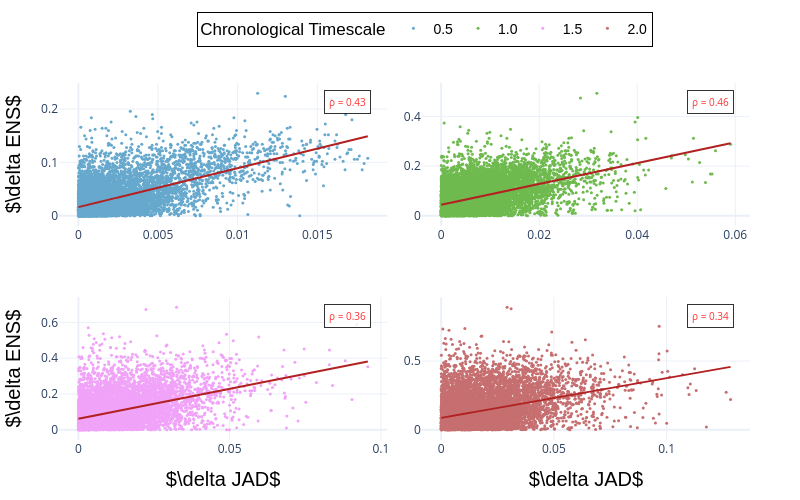

The cell this chart's notebook holds for it:
### Code cell
time_jsd_diff_fig_high_5000.update_layout(
    template="plotly_white",  # Set background to white
    showlegend=True,  # Hide the legend
    width=800,  # Adjust figure width
    height=500,  # Adjust figure height
    legend=dict(
        title="Chronological Timescale", yanchor="top", y=1.2, xanchor="left", x=0.2
    ),
)

# Update axis titles with enhanced fonts
time_jsd_diff_fig_high_5000.update_xaxes(
    title_text=r"$\delta JAD$",
    title_font=dict(size=20, family="Arial", color="black"),
    row=2,
)
time_jsd_diff_fig_high_5000.update_yaxes(
    title_text=r"$\delta ENS$",
    title_font=dict(size=20, family="Arial", color="black"),
    col=1,
)

time_jsd_diff_fig_high_5000.write_image("simulation_jsd_ens_diff_at_time_high_500.pdf")
time_jsd_diff_fig_high_5000.show()

### Figure 1 — Plotly figure (JSON) as saved in the notebook; plotly's stock layout.template omitted (floating-point values rounded to 4 significant figures; data arrays with more than 128 entries replaced by an {"elided": "..."} marker saying what was removed)
{"data": [{"marker": {"color": "#67a8cd", "line": {}, "opacity": 1, "size": 3}, "mode": "markers", "name": "0.5", "type": "scatter", "x": {"elided": "9197 float values"}, "xaxis": "x", "y": {"elided": "9197 float values"}, "yaxis": "y"}, {"line": {"color": "firebrick", "width": 2}, "marker": {"line": {}, "opacity": 1, "size": 3}, "mode": "lines", "showlegend": false, "type": "scatter", "x": {"elided": "9197 float values"}, "xaxis": "x", "y": {"elided": "9197 float values"}, "yaxis": "y"}, {"marker": {"color": "#6fba4f", "line": {}, "opacity": 1, "size": 3}, "mode": "markers", "name": "1.0", "type": "scatter", "x": {"elided": "9219 float values"}, "xaxis": "x2", "y": {"elided": "9219 float values"}, "yaxis": "y2"}, {"line": {"color": "firebrick", "width": 2}, "marker": {"line": {}, "opacity": 1, "size": 3}, "mode": "lines", "showlegend": false, "type": "scatter", "x": {"elided": "9219 float values"}, "xaxis": "x2", "y": {"elided": "9219 float values"}, "yaxis": "y2"}, {"marker": {"color": "#f0a3f8", "line": {}, "opacity": 1, "size": 3}, "mode": "markers", "name": "1.5", "type": "scatter", "x": {"elided": "9218 float values"}, "xaxis": "x3", "y": {"elided": "9218 float values"}, "yaxis": "y3"}, {"line": {"color": "firebrick", "width": 2}, "marker": {"line": {}, "opacity": 1, "size": 3}, "mode": "lines", "showlegend": false, "type": "scatter", "x": {"elided": "9218 float values"}, "xaxis": "x3", "y": {"elided": "9218 float values"}, "yaxis": "y3"}, {"marker": {"color": "#c66f70", "line": {}, "opacity": 1, "size": 3}, "mode": "markers", "name": "2.0", "type": "scatter", "x": {"elided": "9220 float values"}, "xaxis": "x4", "y": {"elided": "9220 float values"}, "yaxis": "y4"}, {"line": {"color": "firebrick", "width": 2}, "marker": {"line": {}, "opacity": 1, "size": 3}, "mode": "lines", "showlegend": false, "type": "scatter", "x": {"elided": "9220 float values"}, "xaxis": "x4", "y": {"elided": "9220 float values"}, "yaxis": "y4"}], "layout": {"annotations": [{"align": "right", "ax": 0, "ay": 0, "bgcolor": "white", "bordercolor": "black", "borderpad": 4, "borderwidth": 1, "font": {"color": "red", "size": 10}, "opacity": 0.8, "showarrow": false, "text": "ρ = 0.43", "x": 0.95, "xref": "x domain", "y": 0.95, "yref": "y domain"}, {"align": "right", "ax": 0, "ay": 0, "bgcolor": "white", "bordercolor": "black", "borderpad": 4, "borderwidth": 1, "font": {"color": "red", "size": 10}, "opacity": 0.8, "showarrow": false, "text": "ρ = 0.46", "x": 0.95, "xref": "x2 domain", "y": 0.95, "yref": "y2 domain"}, {"align": "right", "ax": 0, "ay": 0, "bgcolor": "white", "bordercolor": "black", "borderpad": 4, "borderwidth": 1, "font": {"color": "red", "size": 10}, "opacity": 0.8, "showarrow": false, "text": "ρ = 0.36", "x": 0.95, "xref": "x3 domain", "y": 0.95, "yref": "y3 domain"}, {"align": "right", "ax": 0, "ay": 0, "bgcolor": "white", "bordercolor": "black", "borderpad": 4, "borderwidth": 1, "font": {"color": "red", "size": 10}, "opacity": 0.8, "showarrow": false, "text": "ρ = 0.34", "x": 0.95, "xref": "x4 domain", "y": 0.95, "yref": "y4 domain"}], "coloraxis": {"colorbar": {"bgcolor": "white", "len": 0.75, "thickness": 20, "tickfont": {"size": 10}, "title": {"font": {"color": "black", "family": "Arial", "size": 10}, "text": "Time"}, "x": 1, "y": 0.5}, "colorscale": [[0, "rgb(0, 147, 146)"], [0.1667, "rgb(114, 170, 161)"], [0.3333, "rgb(177, 199, 179)"], [0.5, "rgb(241, 234, 200)"], [0.6667, "rgb(229, 185, 173)"], [0.8333, "rgb(217, 137, 148)"], [1, "rgb(208, 88, 126)"]]}, "height": 500, "legend": {"bgcolor": "rgba(255,255,255,0)", "bordercolor": "Black", "borderwidth": 1, "font": {"color": "black", "family": "Arial", "size": 14}, "orientation": "h", "title": {"text": "Chronological Timescale"}, "x": 0.2, "xanchor": "left", "y": 1.2, "yanchor": "top"}, "margin": {"b": 60, "l": 50, "r": 50, "t": 80}, "showlegend": true, "width": 800, "xaxis": {"anchor": "y", "domain": [0, 0.475]}, "xaxis2": {"anchor": "y2", "domain": [0.525, 1]}, "xaxis3": {"anchor": "y3", "domain": [0, 0.475], "title": {"font": {"color": "black", "family": "Arial", "size": 20}, "text": "$\\delta JAD$"}}, "xaxis4": {"anchor": "y4", "domain": [0.525, 1], "title": {"font": {"color": "black", "family": "Arial", "size": 20}, "text": "$\\delta JAD$"}}, "yaxis": {"anchor": "x", "domain": [0.6, 1], "title": {"font": {"color": "black", "family": "Arial", "size": 20}, "text": "$\\delta ENS$"}}, "yaxis2": {"anchor": "x2", "domain": [0.6, 1]}, "yaxis3": {"anchor": "x3", "domain": [0, 0.4], "title": {"font": {"color": "black", "family": "Arial", "size": 20}, "text": "$\\delta ENS$"}}, "yaxis4": {"anchor": "x4", "domain": [0, 0.4]}}}
